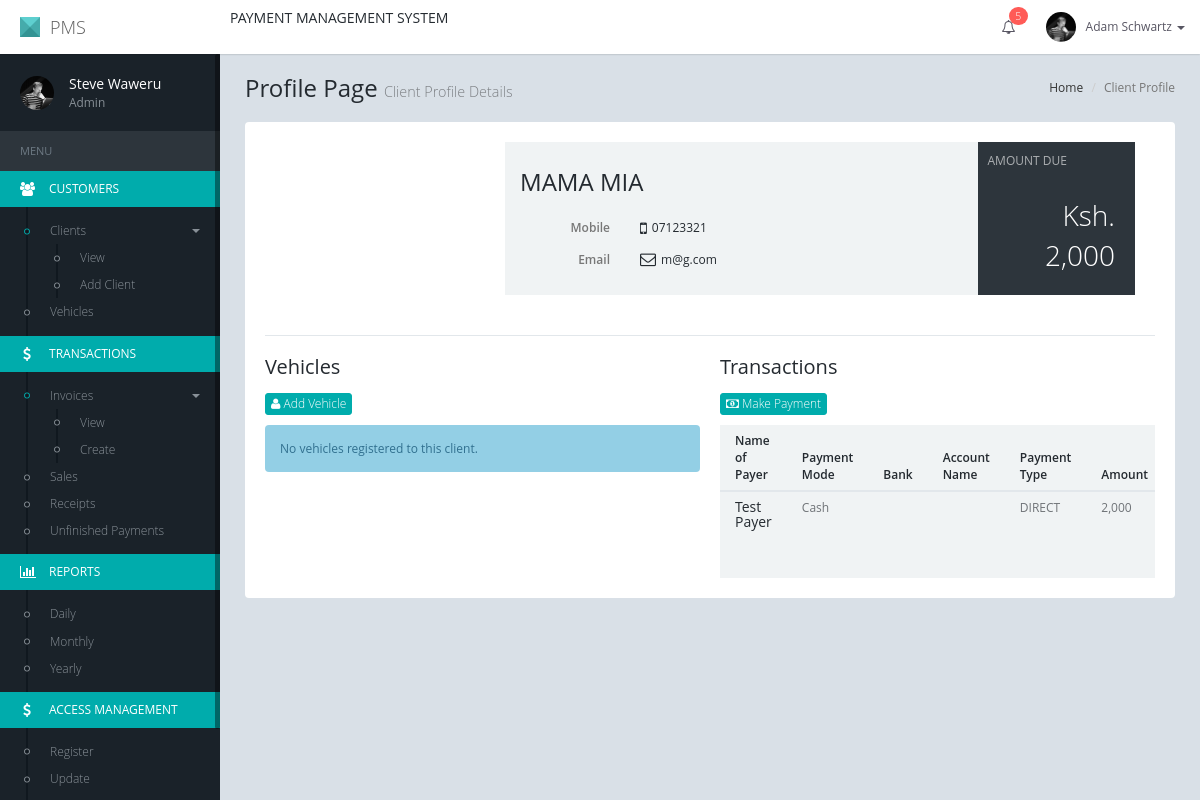
Before: /customer/profile/4/ with the older database file.
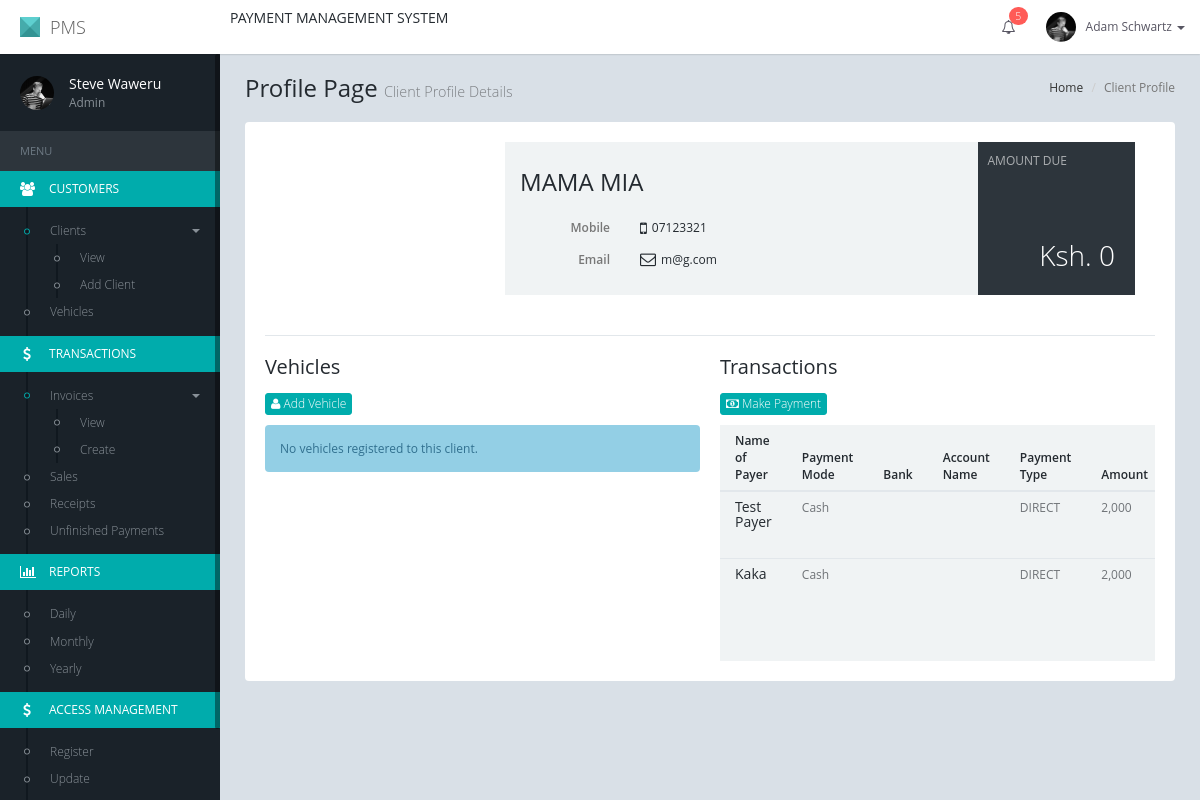
After: the same page with the newer database file.
### dashboard/models.py (models this page shows, shortened)
class Customer(models.Model):
    name = models.CharField(max_length=20, blank=False, null=False)
    email = models.EmailField(blank=True, null=True, unique=True)
    phone_number = models.CharField(max_length=20, blank=True, null=True)
    account = models.OneToOneField(Account)
    timestamp = models.DateTimeField(auto_now_add=True, auto_now=False)
    updated = models.DateTimeField(auto_now_add=False, auto_now=True)

class Account(models.Model):
    amount_due = models.IntegerField(blank=True, null=True, default=0)
    amount_paid = models.IntegerField(default=0)
    account_status = models.BooleanField(default=False)

class Payment(models.Model):
    customer = models.ForeignKey(Customer)
    mode_of_payment = models.CharField(max_length=20, choices=PAYMENT_MODE)
    type = models.CharField(max_length=20, choices=(('DIRECT', 'DIRECT'), ('INVOICE', 'INVOICE')), default='DIRECT')
    name_payer = models.CharField(max_length=20, blank=True, null=True)
    account_name = models.CharField(max_length=20, blank=True, null=True)
    bank = models.CharField(max_length=20, blank=True, null=True)
    amount = models.IntegerField(blank=False, null=False)
    timestamp = models.DateTimeField(auto_now_add=True, auto_now=False)
    updated = models.DateTimeField(auto_now_add=False, auto_now=True)

### dashboard/views.py (the view)
# urls.py: url(r'^customer/profile/(?P<client_id>[0-9]+)/$', views.customer_profile, name='profile-customer'),
def customer_profile(request, client_id):
    customer = Customer.objects.get(id=client_id)
    return render(request, 'dashboard/profile.html', {'customer': customer})

### dashboard/templates/dashboard/profile.html (shortened to what the changed rows need)
{% extends 'paymentsys/base.html' %}
{% load staticfiles %}
{% load humanize %}
{% block content %}
    <div id="content" class="content">
        <h1 class="page-header">Profile Page
            <small>Client Profile Details</small>
        </h1>
        <div class="profile-container">
            <div class="profile-section">
                <div class="profile-right">
                    <div class="profile-info">
                        <div class="invoice-price m-b-20">
                            <div class="table-responsive">
                                <table class="table table-profile">
                                    <thead>
                                    <tr>
                                        <th colspan="2">
                                            <h3>{{ customer.name|upper }}</h3>
                                        </th>
                                    </tr>
                                    </thead>
                                    <tbody>
                                    <tr>
                                        <td class="field">Mobile</td>
                                        <td><i class="fa fa-mobile fa-lg m-r-5"></i>{{ customer.phone_number }}
                                        </td>
                                    </tr>
                                    <tr>
                                        <td class="field">Email</td>
                                        <td><i class="fa fa-envelope-o fa-lg m-r-5"></i>{{ customer.email }}
                                        </td>
                                    </tr>
                                    </tbody>
                                </table>
                            </div>
                            <div class="invoice-price-right">
                                <small>AMOUNT DUE</small>
                                Ksh. {{ customer.account.amount_due|intcomma }}
                            </div>
                        </div>
                    </div>
                </div>
            </div>
            <div class="profile-section">
                <div class="row">
                    <div class="col-lg-6">
                        {% if customer.payment_set.all.count == 0 %}
                            <div class="alert alert-info fade in m-b-15">
                                No Transactions done for this client.
                            </div>
                        {% else %}
                            <div class="bg-silver table-responsive">
                                <table class="table table-condensed">
                                    <thead>
                                    <tr>
                                        <th>Name of Payer</th>
                                        <th>Payment Mode</th>
                                        <th>Bank</th>
                                        <th>Account Name</th>
                                        <th>Payment Type</th>
                                        <th>Amount</th>
                                    </tr>
                                    </thead>
                                    <tbody>
                                    {% for payment in customer.payment_set.all %}
                                        <tr>
                                            <td>
                                                <h5 class="m-t-0 m-b-5">{{ payment.name_payer|title }}</h5>
                                            </td>
                                            <td>{{ payment.mode_of_payment }}</td>
                                            <td>{{ payment.bank|title }}</td>
                                            <td>{{ payment.account_name }}</td>
                                            <td>{{ payment.type }}</td>
                                            <td>{{ payment.amount|intcomma }}</td>
                                        </tr>
                                    {% endfor %}
                                    </tbody>
                                </table>
                            </div>
                        {% endif %}
                    </div>
                </div>
            </div>
        </div>
    </div>
{% endblock %}

Changed rows visible on the page:
changed through a linked row, Customer "MAMA MIA": account.amount_due "2,000" → "0"
added Payment: name_payer "Kaka", mode_of_payment "Cash", type "DIRECT", amount "2,000"
